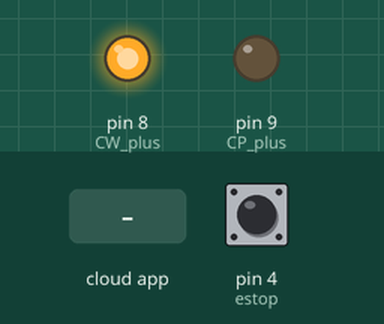
This sketch was run on a simulated Arduino Uno, built with avr-gcc and run on an emulated ATmega328P. Parts: output pins drawn as LEDs (lit = HIGH). The test bench sets the inputs (shaded band); at power-on: pin 4 (estop) LOW. The ROS host is connected and sends only what is stated.

Above: at 1.2 s.
1.3 s: the phone or cloud app sets steering to -100
At 2.3 s:
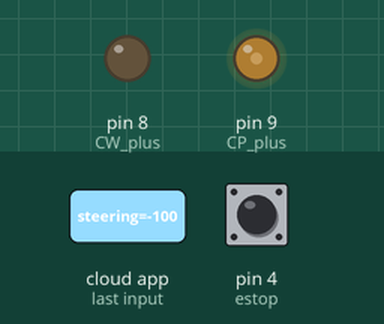
At 4.0 s:
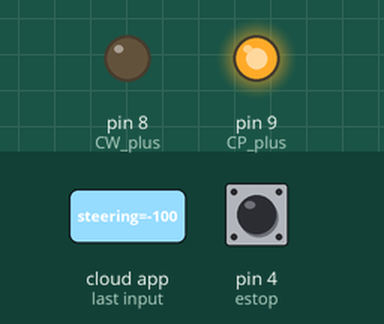
4.3 s: the phone or cloud app sets steering to 0
At 5.6 s:
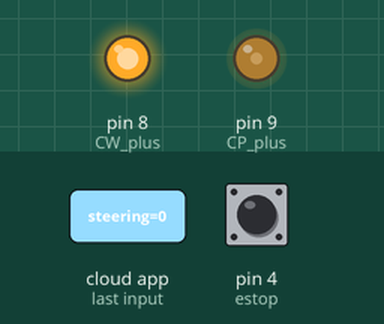
Timing chart, 0 to 7.7 s (numbered marks = the images above; inputs shaded):
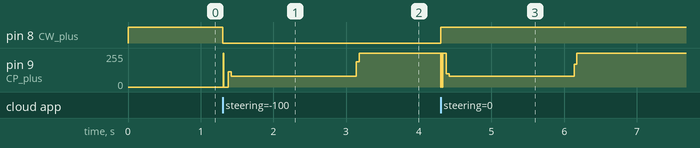

Measured:
- after the input at 1.3 s, pin 8 (CW_plus): HIGH → LOW at once; pin 9 (CP_plus): 0/255 → 81/255 after 0.08 s, → 255/255 1.8 s later
- after the input at 4.3 s, pin 8 (CW_plus): LOW → HIGH at once; pin 9 (CP_plus): 255/255 → 81/255 at once, → 255/255 1.8 s later

The sketch:

Steering_motor_with_Estop5.ino
```cpp
/*
  Steering motor & potentiometer & e-stop
  D0,1,2,3,4,5,6,7,8,9,10,11,12,13,A0,1,2,3,4,5
   x,x,2,3,x,5,6,7,x,x,10,11,12,13, x,1,2,3,4,5
  --
  Pin assignment
  D8 cw_plus dir, D9 cp_plus pulse
  D4 estop,A0 potentiometer
  ---
  Wire assignment
  --E-stop-----
  D4 ----PULLUP Normal->LOW Estop->HIGH
  --Steering motor-------------------------------
          --------------
  D8------|dir          |  left rotation plus
  D9------|pulse        |  right rotation minus
          ---------------
  ----Potentio meter----------
              ---------------
  5V---RED----|Potentiometer|  left rotation zero
  GND--BLACK--|             |  right rotation plus
  A0---GREEN--|             |
              ---------------
  ------
  TOPIC in-------
  steering-> Float32
  TOPIC out---------
  c_steering <- Float32
*/

#include <ros.h>
#include <std_msgs/Float32.h>
ros::NodeHandle nh;
std_msgs::Float32 c_steering;
ros::Publisher pub("c_steering", &c_steering);

#define USEPOTENTIOMETER 0           /// 0 not use potentionmeter/// 1 use potentiometer

int CP_plus = 9;
int CW_plus = 8;
int estop = 4;
int steer_angle = A0; // from potentiometer(steering)
float steer = 0.0;
void steeringCb(const std_msgs::Float32 &steering)
{
  steer = steering.data;
  if (steer > 28) steer =  28;
  else if (steer < -28) steer = -28;
  float diff_steering = 0;
#if !(USEPOTENTIOMETER)
  diff_steering = steer - c_steering.data;
#else
  c_steering.data = -(analogRead(steer_angle) - 512.0) / 512.0 * 40;
  diff_steering = steer - c_steering.data;
#endif
  rotate1(diff_steering);
  pub.publish(&c_steering);
}
ros::Subscriber<std_msgs::Float32> sub("steering", &steeringCb);
unsigned long publishtime = 0;

void setup()
{
  pinMode(CP_plus, OUTPUT);
  pinMode(CW_plus, OUTPUT);
  pinMode(estop, INPUT);
  pinMode(steer_angle, INPUT);
  digitalWrite(CW_plus, HIGH);
  c_steering.data = 0.0;
  nh.initNode();
  nh.subscribe(sub);
  nh.advertise(pub);
  publishtime = millis() + 50;
}
bool rotstart = false;
int rotdir = false;
int rotcount = 0;
bool estop_flag = false;
int delaytime = 10;
void loop() {
  unsigned long c_millis = millis();
  estop_flag = digitalRead(estop);
  if (estop_flag == true) {
    rotstart = false;
    rotdir = 0;
    rotcount = 0;
  } else {
    if (rotstart == true) {
      if (rotdir > 0) {
        digitalWrite(CW_plus, true);
        delaytime = 10;
      }
      else if (rotdir < 0) {
        digitalWrite(CW_plus, false);
        delaytime = 10;
      }
      rotstart = false;
    }
    if (rotcount) {
      digitalWrite(CP_plus, LOW);
      delay(delaytime--);     //motor speed
      digitalWrite(CP_plus, HIGH);
      delay(delaytime--);
      if(delaytime < 1) delaytime = 1;
      rotcount--;
#if(USEPOTENTIOMETER)
      c_steering.data = -(analogRead(steer_angle) - 512.0) / 512.0 * 40;
#else
      c_steering.data += (rotdir / ((400. / 360.) * (360. / (37.5 / 4))));
#endif
      if (abs(c_steering.data - steer) < 0.03) {
        rotcount = 0;
        rotdir = 0;
      }
      if (rotcount < 0) {
        rotcount = 0;
        rotdir = 0;
      }
    }
  }
  if (c_millis > publishtime) {
    pub.publish(&c_steering);
    publishtime = c_millis + 50;
  }
  nh.spinOnce();
}
void rotate1(float steering) {
  int pulse = (int)steering * (400. / 360.) * (360. / (37.5 / 4)) ; ///wheel angle need calculate
  rotstart = true;
  if (steering > 0.) {
    rotdir = 1;
    rotcount = pulse * 1.5;
  } else {
    rotdir = -1;
    rotcount = -pulse * 1.5;
  }
}
```
